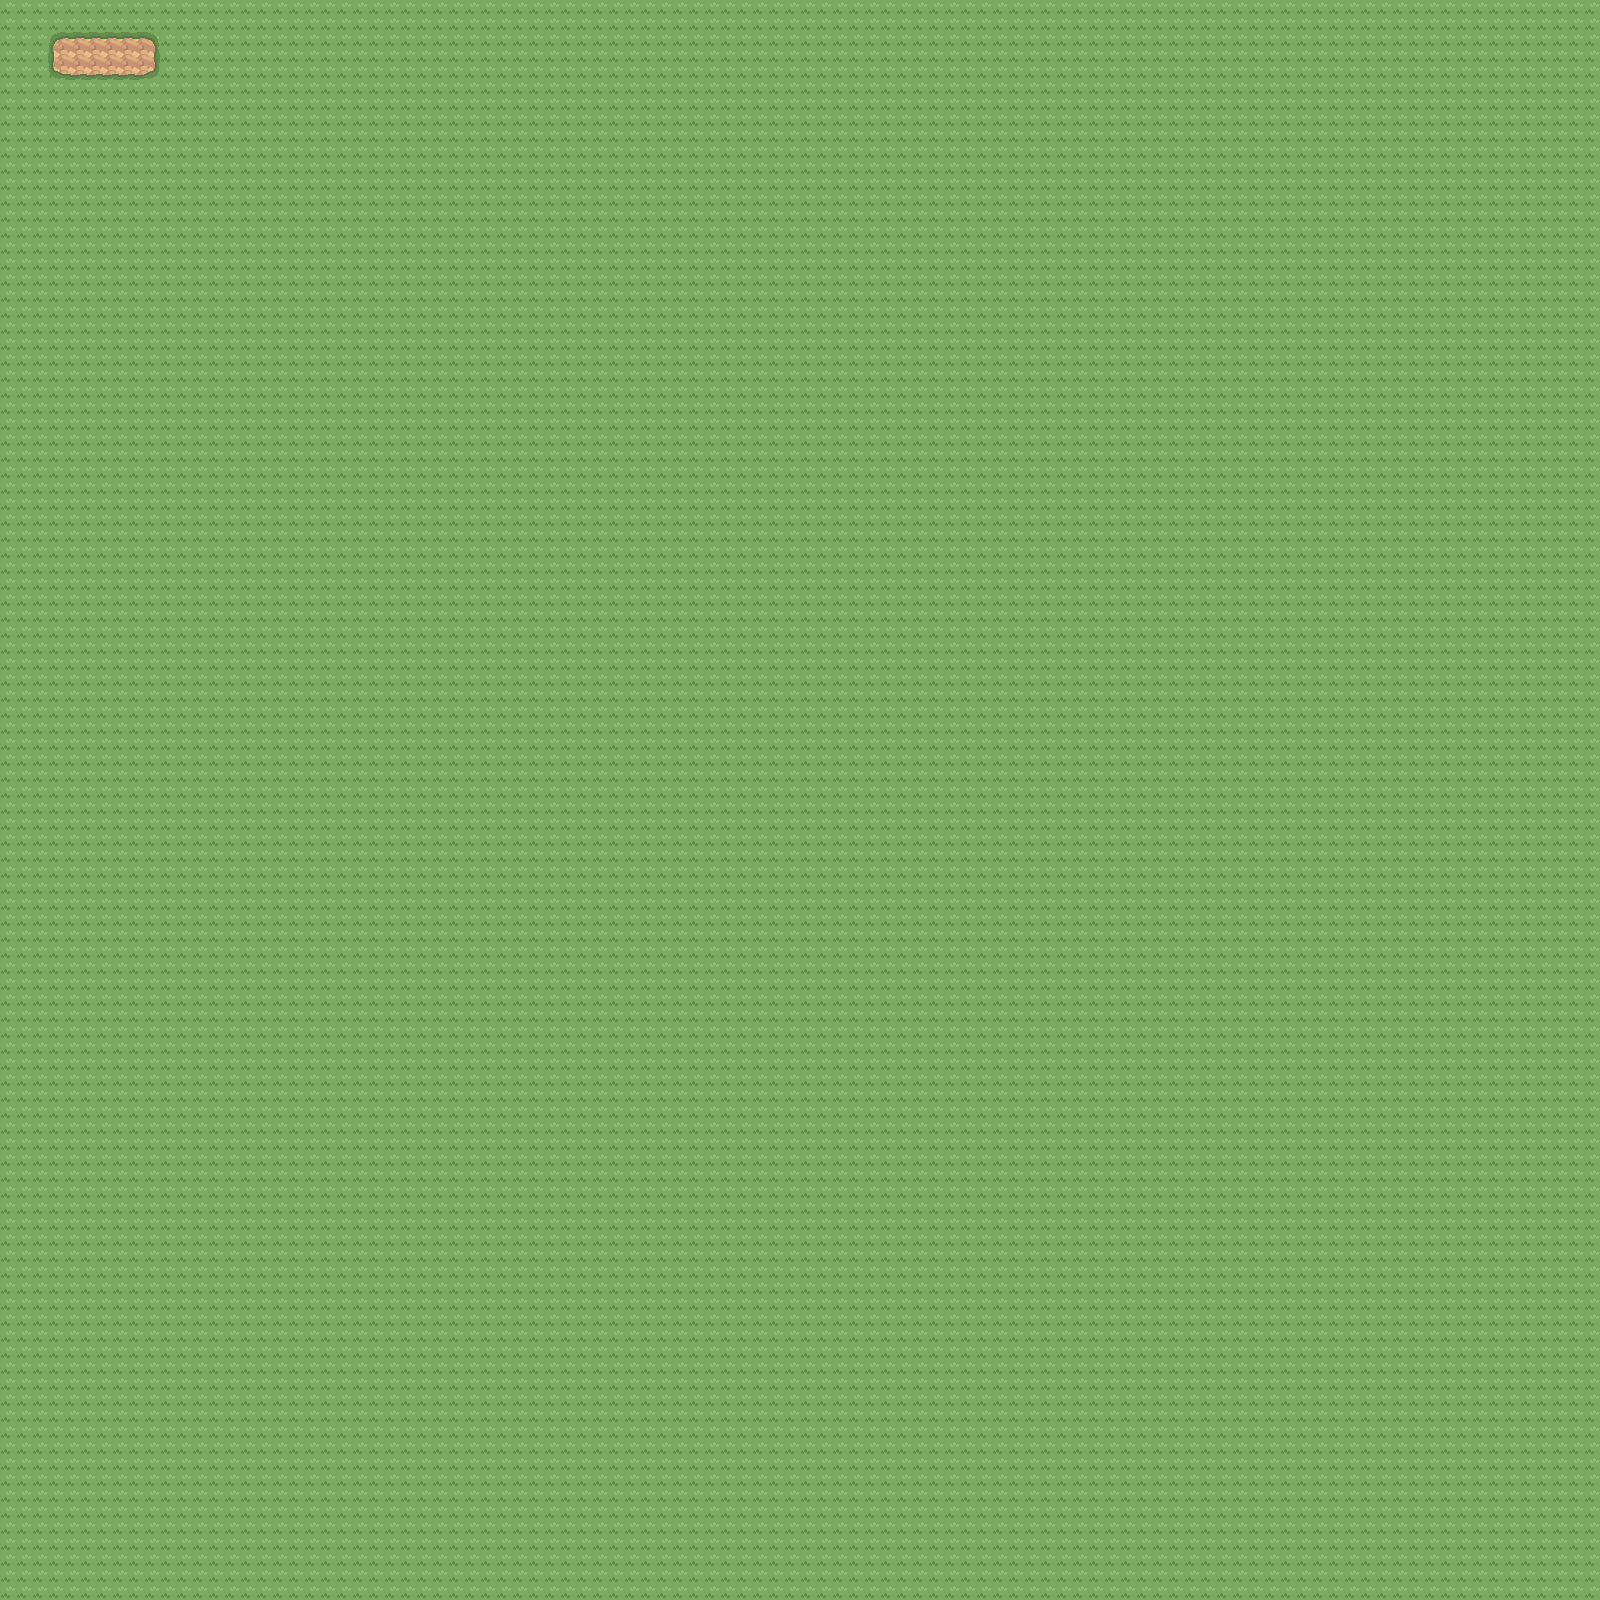

Rendered tile map (Tiled .tmx) drawn with the repository's tilesets; below, a short description and the map source with its tile grids summarised:
An orthogonal 100x100 tile map with 16x16 px tiles, 3 tile layers (ground, way, house).

<map version="1.9" tiledversion="1.9.2" orientation="orthogonal" renderorder="right-down" width="100" height="100" tilewidth="16" tileheight="16" infinite="0" nextlayerid="4" nextobjectid="1">
 <tileset firstgid="1" source="tileset/tileset_pokemon_sdk.tsx" />
 <layer id="3" name="ground" width="100" height="100">
  <data>[10000 cells, 10000 non-empty, 1 distinct tile ids]</data>
 </layer>
 <layer id="1" name="way" width="100" height="100">
  <data>[10000 cells, 21 non-empty, 9 distinct tile ids]</data>
 </layer>
 <layer id="2" name="house" width="100" height="100">
  <data>[10000 cells, 0 non-empty, 0 distinct tile ids]</data>
 </layer>
</map>
